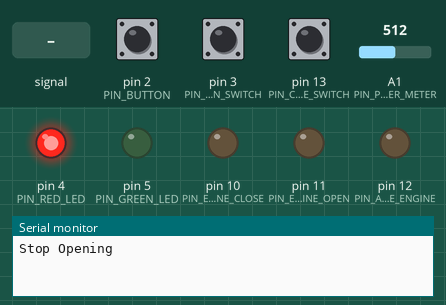
Simulated run of this sketch. Board: Arduino Uno, built with avr-gcc and run on an emulated ATmega328P. Parts: output pins drawn as LEDs (lit = HIGH), the last lines printed to the serial monitor. The inputs (shaded band) are chosen by the test bench; at power-on: pin 2 (PIN_BUTTON) LOW, pin 13 (PIN_CLOSE_SWITCH) LOW, pin 3 (PIN_OPEN_SWITCH) LOW, A1 (PIN_POWER_METER) = 512.

Above: at 1.2 s.
1.3 s: pin 2 (PIN_BUTTON) pulled HIGH for 0.15 s
At 2.5 s:
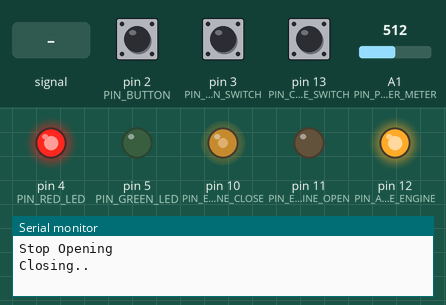
2.9 s: pin 13 (PIN_CLOSE_SWITCH) pulled HIGH for 0.15 s
At 3.9 s:
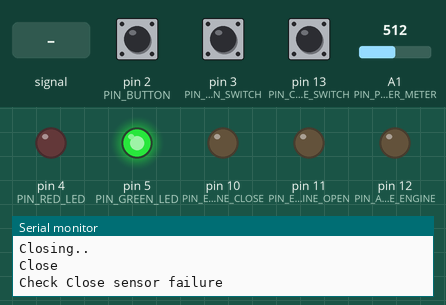
4.5 s: pin 2 (PIN_BUTTON) pulled HIGH for 1 s
At 5.1 s:
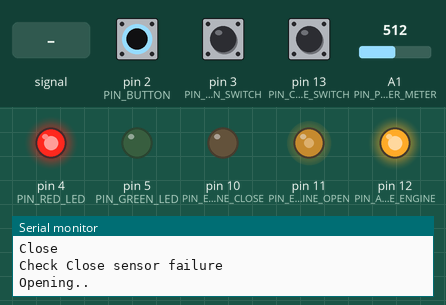
7.0 s: A1 (PIN_POWER_METER) fed a 200 Hz sine of ±81 counts around its level
Timing chart, 0 to 8.8 s (numbered marks = the images above; inputs shaded):
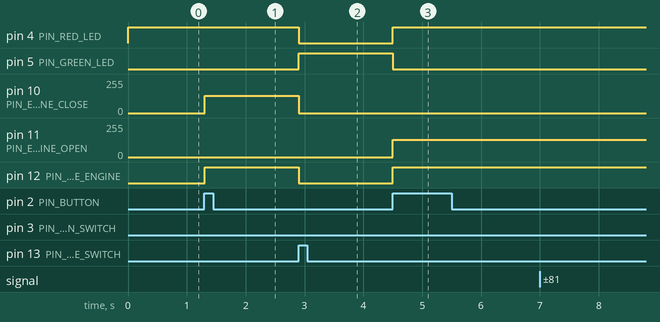

The sketch:

TP1.2.ino
```cpp
// REGION LIBRARY
#include <IRremote.h> //sensor IR
#include <SoftwareSerial.h> //Serial For bluetooth
// END REGION LIBRARY

// REGION PIN
#define PIN_OPEN_SWITCH 3
#define PIN_CLOSE_SWITCH 13
#define PIN_GREEN_LED 5
#define PIN_RED_LED 4
#define PIN_BUTTON 2
#define PIN_ENGINE_OPEN 11
#define PIN_ENGINE_CLOSE 10
#define PIN_ACTIVATE_ENGINE 12
#define PIN_REMOTE_CONTROL_IR 6
#define PIN_TX_BT_RX 8
#define PIN_RX_BT_TX 9
#define PIN_POWER_METER A1
// END REGION PIN

// REGION STATE
#define STATE_INITIAL 0
#define STATE_OPENED 1
#define STATE_CLOSED 2
#define STATE_OPENING 3
#define STATE_CLOSING 4
#define STATE_STOP_OPENING 5
#define STATE_STOP_CLOSING 6
// END REGION STATE

// REGION EVENT
#define EVENT_AUTOMATIC_ACTION_CLOSE 1
#define EVENT_AUTOMATIC_ACTION_OPEN 2
#define EVENT_MANUAL_ACTION 3
#define EVENT_NOT_MODIFIED 4
// END REGION EVENT

// REGION DIRECTION ENGINE
#define DIRECTION_CLOSE_ENGINE -1
#define DIRECTION_STOP_ENGINE 0
#define DIRECTION_OPEN_ENGINE 1
// REGION DIRECTION ENGINE

//REGION BLUETOOTH FLAGS
#define FLAG_INFO_UPPER 'I'
#define FLAG_INFO_LOWER 'i'
#define FLAG_ACTION_UPPER 'A'
#define FLAG_ACTION_LOWER 'a'
//END REGION BLUETOOTH FLAGS

// REGION OTHERS
#define DEFAULT_BAUND_RATE 9600
#define ARRAY_LENGTH 2
#define POWER_TRANSFORM 4
#define INDEX_ZERO 0
#define INDEX_ONE 1
// END REGION OTHERS

//REGION INIT SOFTWARE SERIAL
SoftwareSerial bt(PIN_RX_BT_TX ,PIN_TX_BT_RX);
//END REGION INIT SOFTWARE SERIAL


// REGION VARIABLES
char btFlag="";
int powerVal=0;
int power = 0;
int state = STATE_INITIAL;
int event = 0;
int previusEvent = LOW;
int buttonPush = LOW;
int buttonRemote = LOW;
int finalOpen = LOW;
int finalClosed = HIGH;
int remoteCode = -1;
int btAction =LOW;
//INDICES DE ARRAYS DE SENSORES DE FIN DE CARRERA
int indexSwitchSensors[ARRAY_LENGTH]={INDEX_ZERO,INDEX_ONE};
// END REGION VARIABLES


void initInputs()
{
  pinMode(PIN_OPEN_SWITCH, INPUT);
  pinMode(PIN_CLOSE_SWITCH, INPUT);
  pinMode(PIN_BUTTON, INPUT);
  pinMode(PIN_REMOTE_CONTROL_IR, INPUT);
  IrReceiver.begin(PIN_REMOTE_CONTROL_IR, ENABLE_LED_FEEDBACK);
  pinMode(PIN_POWER_METER, INPUT);
  pinMode(PIN_RX_BT_TX, INPUT);
}

void initOutputs()
{
  pinMode(PIN_GREEN_LED, OUTPUT);
  pinMode(PIN_RED_LED, OUTPUT);
  pinMode(PIN_ENGINE_OPEN, OUTPUT);
  pinMode(PIN_ENGINE_CLOSE, OUTPUT);
  pinMode(PIN_ACTIVATE_ENGINE, OUTPUT);
  pinMode(PIN_TX_BT_RX, OUTPUT);

}

//INTERCAMBIA EL ORDEN DE LOS INDICES DE ARRAY DE SENSORES DE FIN DE CARRERA
void reverseIndex()
{
  int aux = indexSwitchSensors[INDEX_ZERO];
  indexSwitchSensors[INDEX_ZERO] = indexSwitchSensors[INDEX_ONE];
  indexSwitchSensors[INDEX_ONE] = aux;
}

//DEFINE EVENTE SEGUN SENSORES DE FINALE DE CARRERA PERO ALTERNA EL ORDEN EN QUE LOS LEE EN CADA LOOP
int alternateSwitchEvent()
{
  reverseIndex();
  int sensorResult[ARRAY_LENGTH] ={finalClosed,finalOpen};
  int sensorEvent[ARRAY_LENGTH] = {EVENT_AUTOMATIC_ACTION_CLOSE,EVENT_AUTOMATIC_ACTION_OPEN};

  int index = indexSwitchSensors[INDEX_ZERO];
  if(sensorResult[index]==HIGH)
  {
    return sensorEvent[index];
  }
  index = indexSwitchSensors[INDEX_ONE];
  if(sensorResult[index]==HIGH)
  {
    return sensorEvent[index];
  }
   return LOW;
}
int defineEvent()
{
    int oldManualActionPush = buttonPush;
    int oldManualActionRemote = buttonRemote;
    int oldBtAction = btAction;
    readSensors();
    readBluetooh();
    if((buttonPush == HIGH && oldManualActionPush==LOW)
    || (buttonRemote == HIGH && oldManualActionRemote==LOW)
    || (btAction == HIGH && oldBtAction==LOW)){
        return EVENT_MANUAL_ACTION;
    }
    int sensorEvent = alternateSwitchEvent();
    if(sensorEvent > LOW)
    {
        return sensorEvent;
    }
    return EVENT_NOT_MODIFIED;
}

void turnLight(int pinLedOn,int pinLedOff) {
    digitalWrite(pinLedOff, LOW);
    digitalWrite(pinLedOn, HIGH);

}

void moveEngine(int direction)
{
  if (direction == DIRECTION_STOP_ENGINE)
  {
    digitalWrite(PIN_ACTIVATE_ENGINE,LOW);
    digitalWrite(PIN_ENGINE_CLOSE,LOW);
    digitalWrite(PIN_ENGINE_OPEN,LOW);

  }
  if (direction == DIRECTION_OPEN_ENGINE)
  {

    digitalWrite(PIN_ACTIVATE_ENGINE,HIGH);
    digitalWrite(PIN_ENGINE_CLOSE,LOW);
    analogWrite(PIN_ENGINE_OPEN,power);
  }
  if (direction == DIRECTION_CLOSE_ENGINE)
  {

    digitalWrite(PIN_ACTIVATE_ENGINE,HIGH);
    digitalWrite(PIN_ENGINE_OPEN,LOW);
    analogWrite(PIN_ENGINE_CLOSE,power);

  }
}

int readRemote()
{
  int value = LOW;
  int oldRemoteCode = remoteCode;
  if (IrReceiver.decode())
  {
    remoteCode =IrReceiver.decodedIRData.command;
    IrReceiver.resume();
  }
  else{
    remoteCode =-1;
  }
  if(oldRemoteCode!=remoteCode)
  {
    value = HIGH;
  }
  return value;
}

void readSensors() {
    // Pulsador
    int buttonVal = digitalRead(PIN_BUTTON);
    buttonPush = buttonVal;
    // Control Remoto
    int remoteVal = readRemote();
    buttonRemote = remoteVal;
    // Potenciometro
    powerVal = analogRead(PIN_POWER_METER);
    power = powerVal / POWER_TRANSFORM;
    // Fin de carrera cierre
    int closedSwitchVal = digitalRead(PIN_CLOSE_SWITCH);
    finalClosed = closedSwitchVal;
    // Fin de carrera apertura
    int openSwitchVal = digitalRead(PIN_OPEN_SWITCH);
    finalOpen = openSwitchVal;
}

void readBluetooh() {
  btFlag ="";
  if (bt.available()> 0){
    btFlag = bt.read();
  }
btAction =  LOW;
  switch(btFlag){
      case FLAG_INFO_UPPER:
      case FLAG_INFO_LOWER:
        bt.println(powerVal);
        break;
      case FLAG_ACTION_UPPER:
      case FLAG_ACTION_LOWER:
        btAction =HIGH;
        break;
      default:
        break;
    }
}
template <typename T>
void logAction(T message)
{
    if(event != previusEvent)
    {
      Serial.println(message);
    }
}

void stateMachine()
{
    previusEvent = event;
    event = defineEvent();
    switch (state)
    {
        case STATE_INITIAL:
        switch(event)
            {
                case EVENT_AUTOMATIC_ACTION_CLOSE:
                    turnLight(PIN_GREEN_LED,PIN_RED_LED);
                    moveEngine(DIRECTION_STOP_ENGINE);
                    state = STATE_CLOSED;
                    logAction("Closed");
                    break;
                case EVENT_AUTOMATIC_ACTION_OPEN:
                    turnLight(PIN_RED_LED,PIN_GREEN_LED);
                    moveEngine(DIRECTION_STOP_ENGINE);
                    state = STATE_OPENED;
                    logAction("Opened");
                    break;
                case EVENT_MANUAL_ACTION:
                    moveEngine(DIRECTION_CLOSE_ENGINE);
                    turnLight(PIN_RED_LED,PIN_GREEN_LED);
                    logAction("Closing...");
                    state = STATE_CLOSING;
                    break;
                case EVENT_NOT_MODIFIED:
                    turnLight(PIN_RED_LED,PIN_GREEN_LED);
                    moveEngine(DIRECTION_STOP_ENGINE);
                    logAction("Stop Opening");
                    state = STATE_STOP_OPENING;
                    break;
                default:
                    logAction("Invalid Event");
                    break;
            }
            break;
        case STATE_CLOSED:
        switch (event)
        {
            case EVENT_AUTOMATIC_ACTION_CLOSE:
                // NOTHING TODO
                break;
            case EVENT_AUTOMATIC_ACTION_OPEN:
                logAction("Check Open sensor failure");
                break;
            case EVENT_MANUAL_ACTION:
                moveEngine(DIRECTION_OPEN_ENGINE);
                turnLight(PIN_RED_LED,PIN_GREEN_LED);
                logAction("Opening..");
                state = STATE_OPENING;
                break;
            case EVENT_NOT_MODIFIED:
                logAction("Check Close sensor failure");
                break;
            default:
                logAction("Invalid Event");
                break;
        }
            break;
    case STATE_OPENED:
        switch (event)
        {
            case EVENT_AUTOMATIC_ACTION_CLOSE:
                logAction("Check Close sensor failure");
                break;
            case EVENT_AUTOMATIC_ACTION_OPEN:
                // NOTHING TODO
                break;
            case EVENT_MANUAL_ACTION:
                moveEngine(DIRECTION_CLOSE_ENGINE);
                logAction("Closing..");
                state = STATE_CLOSING;
                break;
            case EVENT_NOT_MODIFIED:
                logAction("Check Open sensor failure");
                break;
            default:
                logAction("Invalid Event");
                break;
        }
            break;
    case STATE_OPENING:
        switch (event)
        {
            case EVENT_AUTOMATIC_ACTION_CLOSE:
                logAction("Check Close sensor failure");
                break;
            case EVENT_AUTOMATIC_ACTION_OPEN:
                moveEngine(DIRECTION_STOP_ENGINE);
                logAction("Open");
                state = STATE_OPENED;
                break;
            case EVENT_MANUAL_ACTION:
                moveEngine(DIRECTION_STOP_ENGINE);
                logAction("Stop Opening");
                state = STATE_STOP_OPENING;
                break;
            case EVENT_NOT_MODIFIED:
                moveEngine(DIRECTION_OPEN_ENGINE);
                break;
            default:
                logAction("Invalid Event");
                break;
        }
            break;
        case STATE_STOP_OPENING:
        switch (event)
        {
            case EVENT_AUTOMATIC_ACTION_CLOSE:
            logAction("Check Close sensor failure");
            break;
            case EVENT_AUTOMATIC_ACTION_OPEN:
            logAction("Check Open sensor failure");
            break;
            case EVENT_MANUAL_ACTION:
            moveEngine(DIRECTION_CLOSE_ENGINE);
            logAction("Closing..");
            state = STATE_CLOSING;
            break;
            case EVENT_NOT_MODIFIED:
            // NOTHING TODO
            break;
        default:
            logAction("Invalid Event");
            break;
        }
            break;
    case STATE_CLOSING:
        switch (event)
        {
        case EVENT_AUTOMATIC_ACTION_CLOSE:
            moveEngine(DIRECTION_STOP_ENGINE);
            turnLight(PIN_GREEN_LED,PIN_RED_LED);
            logAction("Close");
            state = STATE_CLOSED;
            break;
        case EVENT_AUTOMATIC_ACTION_OPEN:
            logAction("Check Open sensor failure");
            break;
        case EVENT_MANUAL_ACTION:
            moveEngine(DIRECTION_STOP_ENGINE);
            logAction("Stop Closing");
            state = STATE_STOP_CLOSING;
            break;
        case EVENT_NOT_MODIFIED:
            moveEngine(DIRECTION_CLOSE_ENGINE);
            break;
        default:
            logAction("Invalid Event");
            break;
        }
            break;
    case STATE_STOP_CLOSING:
        switch (event)
        {
            case EVENT_AUTOMATIC_ACTION_CLOSE:
                logAction("Check Close sensor failure");
                break;
            case EVENT_AUTOMATIC_ACTION_OPEN:
                logAction("Check Open sensor failure");
                break;
            case EVENT_MANUAL_ACTION:
                moveEngine(DIRECTION_OPEN_ENGINE);
                logAction("Opening..");
                state = STATE_OPENING;
                break;
            case EVENT_NOT_MODIFIED:
                // NOTHING TODO
                break;
            default:
                logAction("Invalid Event");
                break;
            }
            break;
        default:
            logAction("Invalid State");
            break;
    }
}

void setup()
{
  Serial.begin(DEFAULT_BAUND_RATE);
  initInputs();
  initOutputs();
  bt.begin(DEFAULT_BAUND_RATE);
}

void loop()
{
    stateMachine();
}
```

Measured:
- after the input at 1.3 s, pin 10 (PIN_ENGINE_CLOSE): 0/255 → 128/255 at once; pin 12 (PIN_ACTIVATE_ENGINE): LOW → HIGH at once
- after the input at 2.9 s, pin 4 (PIN_RED_LED), pin 12 (PIN_ACTIVATE_ENGINE): HIGH → LOW at once; pin 5 (PIN_GREEN_LED): LOW → HIGH at once; pin 10 (PIN_ENGINE_CLOSE): 128/255 → 0/255 at once
- after the input at 4.5 s, pin 4 (PIN_RED_LED), pin 12 (PIN_ACTIVATE_ENGINE): LOW → HIGH at once; pin 5 (PIN_GREEN_LED): HIGH → LOW at once; pin 11 (PIN_ENGINE_OPEN): 0/255 → 128/255 at once
